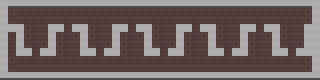

The image is a tile-based game level rendered from a .tmx file. Its description and complete source (layers, tilesets, objects, tile grids) follow:
An orthogonal 40x10 tile map with 8x8 px tiles, 1 tile layer (Tile Layer 1).

<map version="1.4" tiledversion="1.4.3" orientation="orthogonal" renderorder="right-down" width="40" height="10" tilewidth="8" tileheight="8" infinite="0" nextlayerid="2" nextobjectid="1">
 <tileset firstgid="1" source="tiles.tsx" />
 <layer id="1" name="Tile Layer 1" width="40" height="10">
  <data encoding="csv">
3,2,2,2,2,2,2,2,2,2,2,2,2,2,2,2,2,2,2,2,2,2,2,2,2,2,2,2,2,2,2,2,2,2,2,2,2,2,2,3,
3,11,20,20,20,20,20,20,20,20,20,20,20,20,20,20,20,20,20,20,20,20,20,20,20,20,20,20,20,20,20,20,20,20,20,20,20,20,12,3,
3,13,19,16,16,16,19,19,16,19,19,16,16,16,19,19,16,19,19,16,16,16,19,19,16,19,19,16,16,16,19,19,16,19,19,16,16,16,14,3,
3,3,3,17,16,18,3,3,26,3,3,17,16,18,3,3,26,3,3,17,16,18,3,3,26,3,3,17,16,18,3,3,26,3,3,17,16,18,3,3,
3,22,3,17,16,18,3,11,16,12,3,17,16,18,3,11,16,12,3,17,16,18,3,11,16,12,3,17,16,18,3,11,16,12,3,17,16,18,3,3,
3,26,3,13,16,14,3,17,16,18,3,13,16,14,3,17,16,18,3,13,16,14,3,17,16,18,3,13,16,14,3,17,16,18,3,13,16,14,3,3,
3,26,3,3,26,3,3,17,16,18,3,3,26,3,3,17,16,18,3,3,26,3,3,17,16,18,3,3,26,3,3,17,16,18,3,3,26,3,3,3,
3,17,20,20,16,20,20,16,16,16,20,20,16,20,20,16,16,16,20,20,16,20,20,16,16,16,20,20,16,20,20,16,16,16,20,20,16,20,12,3,
3,13,19,19,19,19,19,19,19,19,19,19,19,19,19,19,19,19,19,19,19,19,19,19,19,19,19,19,19,19,19,19,19,19,19,19,19,19,14,3,
2,2,2,2,2,2,2,2,2,2,2,2,2,2,2,2,2,2,2,2,2,2,2,2,2,2,2,2,2,2,2,2,2,2,2,2,2,2,2,2
</data>
 </layer>
</map>